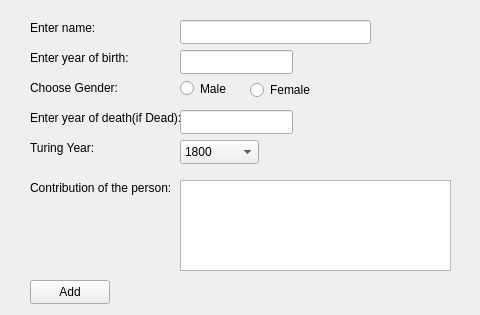
<?xml version="1.0" encoding="UTF-8"?>
<ui version="4.0">
 <class>PersonCreateMenu</class>
 <widget class="QWidget" name="PersonCreateMenu">
  <property name="geometry">
   <rect>
    <x>0</x>
    <y>0</y>
    <width>480</width>
    <height>315</height>
   </rect>
  </property>
  <property name="windowTitle">
   <string>Form</string>
  </property>
  <widget class="QLabel" name="l_EnterName">
   <property name="geometry">
    <rect>
     <x>30</x>
     <y>20</y>
     <width>101</width>
     <height>16</height>
    </rect>
   </property>
   <property name="text">
    <string>Enter name:</string>
   </property>
  </widget>
  <widget class="QLabel" name="l_EnterBirthYear">
   <property name="geometry">
    <rect>
     <x>30</x>
     <y>50</y>
     <width>121</width>
     <height>16</height>
    </rect>
   </property>
   <property name="text">
    <string>Enter year of birth:</string>
   </property>
  </widget>
  <widget class="QLabel" name="l_GenderPicker">
   <property name="geometry">
    <rect>
     <x>30</x>
     <y>80</y>
     <width>101</width>
     <height>16</height>
    </rect>
   </property>
   <property name="text">
    <string>Choose Gender:</string>
   </property>
  </widget>
  <widget class="QLineEdit" name="input_Name">
   <property name="geometry">
    <rect>
     <x>180</x>
     <y>20</y>
     <width>191</width>
     <height>24</height>
    </rect>
   </property>
  </widget>
  <widget class="QLabel" name="l_EnterDeathYear">
   <property name="geometry">
    <rect>
     <x>30</x>
     <y>110</y>
     <width>151</width>
     <height>16</height>
    </rect>
   </property>
   <property name="text">
    <string>Enter year of death(if Dead):</string>
   </property>
  </widget>
  <widget class="QLabel" name="l_Contribution">
   <property name="geometry">
    <rect>
     <x>30</x>
     <y>180</y>
     <width>141</width>
     <height>16</height>
    </rect>
   </property>
   <property name="text">
    <string>Contribution of the person:</string>
   </property>
  </widget>
  <widget class="QPlainTextEdit" name="input_Contribution">
   <property name="geometry">
    <rect>
     <x>180</x>
     <y>180</y>
     <width>271</width>
     <height>91</height>
    </rect>
   </property>
  </widget>
  <widget class="QLabel" name="l_TuringYear">
   <property name="geometry">
    <rect>
     <x>30</x>
     <y>140</y>
     <width>81</width>
     <height>16</height>
    </rect>
   </property>
   <property name="text">
    <string>Turing Year:</string>
   </property>
  </widget>
  <widget class="QComboBox" name="cB_TuringYear">
   <property name="geometry">
    <rect>
     <x>180</x>
     <y>140</y>
     <width>79</width>
     <height>24</height>
    </rect>
   </property>
   <item>
    <property name="text">
     <string>1800</string>
    </property>
   </item>
   <item>
    <property name="text">
     <string>1801</string>
    </property>
   </item>
   <item>
    <property name="text">
     <string>1802</string>
    </property>
   </item>
   <item>
    <property name="text">
     <string>1803</string>
    </property>
   </item>
   <item>
    <property name="text">
     <string>1804</string>
    </property>
   </item>
   <item>
    <property name="text">
     <string>1805</string>
    </property>
   </item>
   <item>
    <property name="text">
     <string>1806</string>
    </property>
   </item>
   <item>
    <property name="text">
     <string>1807</string>
    </property>
   </item>
   <item>
    <property name="text">
     <string>1808</string>
    </property>
   </item>
   <item>
    <property name="text">
     <string>1809</string>
    </property>
   </item>
   <item>
    <property name="text">
     <string>1810</string>
    </property>
   </item>
   <item>
    <property name="text">
     <string>1811</string>
    </property>
   </item>
   <item>
    <property name="text">
     <string>1812</string>
    </property>
   </item>
   <item>
    <property name="text">
     <string>1813</string>
    </property>
   </item>
   <item>
    <property name="text">
     <string>1814</string>
    </property>
   </item>
   <item>
    <property name="text">
     <string>1815</string>
    </property>
   </item>
   <item>
    <property name="text">
     <string>1816</string>
    </property>
   </item>
   <item>
    <property name="text">
     <string>1817</string>
    </property>
   </item>
   <item>
    <property name="text">
     <string>1818</string>
    </property>
   </item>
   <item>
    <property name="text">
     <string>1819</string>
    </property>
   </item>
   <item>
    <property name="text">
     <string>1820</string>
    </property>
   </item>
   <item>
    <property name="text">
     <string>1821</string>
    </property>
   </item>
   <item>
    <property name="text">
     <string>1822</string>
    </property>
   </item>
   <item>
    <property name="text">
     <string>1823</string>
    </property>
   </item>
   <item>
    <property name="text">
     <string>1824</string>
    </property>
   </item>
   <item>
    <property name="text">
     <string>1825</string>
    </property>
   </item>
   <item>
    <property name="text">
     <string>1826</string>
    </property>
   </item>
   <item>
    <property name="text">
     <string>1827</string>
    </property>
   </item>
   <item>
    <property name="text">
     <string>1828</string>
    </property>
   </item>
   <item>
    <property name="text">
     <string>1829</string>
    </property>
   </item>
   <item>
    <property name="text">
     <string>1830</string>
    </property>
   </item>
   <item>
    <property name="text">
     <string>1831</string>
    </property>
   </item>
   <item>
    <property name="text">
     <string>1832</string>
    </property>
   </item>
   <item>
    <property name="text">
     <string>1833</string>
    </property>
   </item>
   <item>
    <property name="text">
     <string>1834</string>
    </property>
   </item>
   <item>
    <property name="text">
     <string>1835</string>
    </property>
   </item>
   <item>
    <property name="text">
     <string>1836</string>
    </property>
   </item>
   <item>
    <property name="text">
     <string>1837</string>
    </property>
   </item>
   <item>
    <property name="text">
     <string>1838</string>
    </property>
   </item>
   <item>
    <property name="text">
     <string>1839</string>
    </property>
   </item>
   <item>
    <property name="text">
     <string>1840</string>
    </property>
   </item>
   <item>
    <property name="text">
     <string>1841</string>
    </property>
   </item>
   <item>
    <property name="text">
     <string>1842</string>
    </property>
   </item>
   <item>
    <property name="text">
     <string>1843</string>
    </property>
   </item>
   <item>
    <property name="text">
     <string>1844</string>
    </property>
   </item>
   <item>
    <property name="text">
     <string>1845</string>
    </property>
   </item>
   <item>
    <property name="text">
     <string>1846</string>
    </property>
   </item>
   <item>
    <property name="text">
     <string>1847</string>
    </property>
   </item>
   <item>
    <property name="text">
     <string>1848</string>
    </property>
   </item>
   <item>
    <property name="text">
     <string>1849</string>
    </property>
   </item>
   <item>
    <property name="text">
     <string>1850</string>
    </property>
   </item>
   <item>
    <property name="text">
     <string>1851</string>
    </property>
   </item>
   <item>
    <property name="text">
     <string>1852</string>
    </property>
   </item>
   <item>
    <property name="text">
     <string>1853</string>
    </property>
   </item>
   <item>
    <property name="text">
     <string>1854</string>
    </property>
   </item>
   <item>
    <property name="text">
     <string>1855</string>
    </property>
   </item>
   <item>
    <property name="text">
     <string>1856</string>
    </property>
   </item>
   <item>
    <property name="text">
     <string>1857</string>
    </property>
   </item>
   <item>
    <property name="text">
     <string>1858</string>
    </property>
   </item>
   <item>
    <property name="text">
     <string>1859</string>
    </property>
   </item>
   <item>
    <property name="text">
     <string>1860</string>
    </property>
   </item>
   <item>
    <property name="text">
     <string>1861</string>
    </property>
   </item>
   <item>
    <property name="text">
     <string>1862</string>
    </property>
   </item>
   <item>
    <property name="text">
     <string>1863</string>
    </property>
   </item>
   <item>
    <property name="text">
     <string>1864</string>
    </property>
   </item>
   <item>
    <property name="text">
     <string>1865</string>
    </property>
   </item>
   <item>
    <property name="text">
     <string>1866</string>
    </property>
   </item>
   <item>
    <property name="text">
     <string>1867</string>
    </property>
   </item>
   <item>
    <property name="text">
     <string>1868</string>
    </property>
   </item>
   <item>
    <property name="text">
     <string>1869</string>
    </property>
   </item>
   <item>
    <property name="text">
     <string>1870</string>
    </property>
   </item>
   <item>
    <property name="text">
     <string>1871</string>
    </property>
   </item>
   <item>
    <property name="text">
     <string>1872</string>
    </property>
   </item>
   <item>
    <property name="text">
     <string>1873</string>
    </property>
   </item>
   <item>
    <property name="text">
     <string>1874</string>
    </property>
   </item>
   <item>
    <property name="text">
     <string>1875</string>
    </property>
   </item>
   <item>
    <property name="text">
     <string>1876</string>
    </property>
   </item>
   <item>
    <property name="text">
     <string>1877</string>
    </property>
   </item>
   <item>
    <property name="text">
     <string>1878</string>
    </property>
   </item>
   <item>
    <property name="text">
     <string>1879</string>
    </property>
   </item>
   <item>
    <property name="text">
     <string>1880</string>
    </property>
   </item>
   <item>
    <property name="text">
     <string>1881</string>
    </property>
   </item>
   <item>
    <property name="text">
     <string>1882</string>
    </property>
   </item>
   <item>
    <property name="text">
     <string>1883</string>
    </property>
   </item>
   <item>
    <property name="text">
     <string>1884</string>
    </property>
   </item>
   <item>
    <property name="text">
     <string>1885</string>
    </property>
   </item>
   <item>
    <property name="text">
     <string>1886</string>
    </property>
   </item>
   <item>
    <property name="text">
     <string>1887</string>
    </property>
   </item>
   <item>
    <property name="text">
     <string>1888</string>
    </property>
   </item>
   <item>
    <property name="text">
     <string>1889</string>
    </property>
   </item>
   <item>
    <property name="text">
     <string>1890</string>
    </property>
   </item>
   <item>
    <property name="text">
     <string>1891</string>
    </property>
   </item>
   <item>
    <property name="text">
     <string>1892</string>
    </property>
   </item>
   <item>
    <property name="text">
     <string>1893</string>
    </property>
   </item>
   <item>
    <property name="text">
     <string>1894</string>
    </property>
   </item>
   <item>
    <property name="text">
     <string>1895</string>
    </property>
   </item>
   <item>
    <property name="text">
     <string>1896</string>
    </property>
   </item>
   <item>
    <property name="text">
     <string>1897</string>
    </property>
   </item>
   <item>
    <property name="text">
     <string>1898</string>
    </property>
   </item>
   <item>
    <property name="text">
     <string>1899</string>
    </property>
   </item>
   <item>
    <property name="text">
     <string>1900</string>
    </property>
   </item>
   <item>
    <property name="text">
     <string>1901</string>
    </property>
   </item>
   <item>
    <property name="text">
     <string>1902</string>
    </property>
   </item>
   <item>
    <property name="text">
     <string>1903</string>
    </property>
   </item>
   <item>
    <property name="text">
     <string>1904</string>
    </property>
   </item>
   <item>
    <property name="text">
     <string>1905</string>
    </property>
   </item>
   <item>
    <property name="text">
     <string>1906</string>
    </property>
   </item>
   <item>
    <property name="text">
     <string>1907</string>
    </property>
   </item>
   <item>
    <property name="text">
     <string>1908</string>
    </property>
   </item>
   <item>
    <property name="text">
     <string>1909</string>
    </property>
   </item>
   <item>
    <property name="text">
     <string>1910</string>
    </property>
   </item>
   <item>
    <property name="text">
     <string>1911</string>
    </property>
   </item>
   <item>
    <property name="text">
     <string>1912</string>
    </property>
   </item>
   <item>
    <property name="text">
     <string>1913</string>
    </property>
   </item>
   <item>
    <property name="text">
     <string>1914</string>
    </property>
   </item>
   <item>
    <property name="text">
     <string>1915</string>
    </property>
   </item>
   <item>
    <property name="text">
     <string>1916</string>
    </property>
   </item>
   <item>
    <property name="text">
     <string>1917</string>
    </property>
   </item>
   <item>
    <property name="text">
     <string>1918</string>
    </property>
   </item>
   <item>
    <property name="text">
     <string>1919</string>
    </property>
   </item>
   <item>
    <property name="text">
     <string>1920</string>
    </property>
   </item>
   <item>
    <property name="text">
     <string>1921</string>
    </property>
   </item>
   <item>
    <property name="text">
     <string>1922</string>
    </property>
   </item>
   <item>
    <property name="text">
     <string>1923</string>
    </property>
   </item>
   <item>
    <property name="text">
     <string>1924</string>
    </property>
   </item>
   <item>
    <property name="text">
     <string>1925</string>
    </property>
   </item>
   <item>
    <property name="text">
     <string>1926</string>
    </property>
   </item>
   <item>
    <property name="text">
     <string>1927</string>
    </property>
   </item>
   <item>
    <property name="text">
     <string>1928</string>
    </property>
   </item>
   <item>
    <property name="text">
     <string>1929</string>
    </property>
   </item>
   <item>
    <property name="text">
     <string>1930</string>
    </property>
   </item>
   <item>
    <property name="text">
     <string>1931</string>
    </property>
   </item>
   <item>
    <property name="text">
     <string>1932</string>
    </property>
   </item>
   <item>
    <property name="text">
     <string>1933</string>
    </property>
   </item>
   <item>
    <property name="text">
     <string>1934</string>
    </property>
   </item>
   <item>
    <property name="text">
     <string>1935</string>
    </property>
   </item>
   <item>
    <property name="text">
     <string>1936</string>
    </property>
   </item>
   <item>
    <property name="text">
     <string>1937</string>
    </property>
   </item>
   <item>
    <property name="text">
     <string>1938</string>
    </property>
   </item>
   <item>
    <property name="text">
     <string>1939</string>
    </property>
   </item>
   <item>
    <property name="text">
     <string>1940</string>
    </property>
   </item>
   <item>
    <property name="text">
     <string>1941</string>
    </property>
   </item>
   <item>
    <property name="text">
     <string>1942</string>
    </property>
   </item>
   <item>
    <property name="text">
     <string>1943</string>
    </property>
   </item>
   <item>
    <property name="text">
     <string>1944</string>
    </property>
   </item>
   <item>
    <property name="text">
     <string>1945</string>
    </property>
   </item>
   <item>
    <property name="text">
     <string>1946</string>
    </property>
   </item>
   <item>
    <property name="text">
     <string>1947</string>
    </property>
   </item>
   <item>
    <property name="text">
     <string>1948</string>
    </property>
   </item>
   <item>
    <property name="text">
     <string>1949</string>
    </property>
   </item>
   <item>
    <property name="text">
     <string>1950</string>
    </property>
   </item>
   <item>
    <property name="text">
     <string>1951</string>
    </property>
   </item>
   <item>
    <property name="text">
     <string>1952</string>
    </property>
   </item>
   <item>
    <property name="text">
     <string>1953</string>
    </property>
   </item>
   <item>
    <property name="text">
     <string>1954</string>
    </property>
   </item>
   <item>
    <property name="text">
     <string>1955</string>
    </property>
   </item>
   <item>
    <property name="text">
     <string>1956</string>
    </property>
   </item>
   <item>
    <property name="text">
     <string>1957</string>
    </property>
   </item>
   <item>
    <property name="text">
     <string>1958</string>
    </property>
   </item>
   <item>
    <property name="text">
     <string>1959</string>
    </property>
   </item>
   <item>
    <property name="text">
     <string>1960</string>
    </property>
   </item>
   <item>
    <property name="text">
     <string>1961</string>
    </property>
   </item>
   <item>
    <property name="text">
     <string>1962</string>
    </property>
   </item>
   <item>
    <property name="text">
     <string>1963</string>
    </property>
   </item>
   <item>
    <property name="text">
     <string>1964</string>
    </property>
   </item>
   <item>
    <property name="text">
     <string>1965</string>
    </property>
   </item>
   <item>
    <property name="text">
     <string>1966</string>
    </property>
   </item>
   <item>
    <property name="text">
     <string>1967</string>
    </property>
   </item>
   <item>
    <property name="text">
     <string>1968</string>
    </property>
   </item>
   <item>
    <property name="text">
     <string>1969</string>
    </property>
   </item>
   <item>
    <property name="text">
     <string>1970</string>
    </property>
   </item>
   <item>
    <property name="text">
     <string>1971</string>
    </property>
   </item>
   <item>
    <property name="text">
     <string>1972</string>
    </property>
   </item>
   <item>
    <property name="text">
     <string>1973</string>
    </property>
   </item>
   <item>
    <property name="text">
     <string>1974</string>
    </property>
   </item>
   <item>
    <property name="text">
     <string>1975</string>
    </property>
   </item>
   <item>
    <property name="text">
     <string>1976</string>
    </property>
   </item>
   <item>
    <property name="text">
     <string>1977</string>
    </property>
   </item>
   <item>
    <property name="text">
     <string>1979</string>
    </property>
   </item>
   <item>
    <property name="text">
     <string>1980</string>
    </property>
   </item>
   <item>
    <property name="text">
     <string>1981</string>
    </property>
   </item>
   <item>
    <property name="text">
     <string>1982</string>
    </property>
   </item>
   <item>
    <property name="text">
     <string>1983</string>
    </property>
   </item>
   <item>
    <property name="text">
     <string>1984</string>
    </property>
   </item>
   <item>
    <property name="text">
     <string>1985</string>
    </property>
   </item>
   <item>
    <property name="text">
     <string>1986</string>
    </property>
   </item>
   <item>
    <property name="text">
     <string>1987</string>
    </property>
   </item>
   <item>
    <property name="text">
     <string>1988</string>
    </property>
   </item>
   <item>
    <property name="text">
     <string>1989</string>
    </property>
   </item>
   <item>
    <property name="text">
     <string>1990</string>
    </property>
   </item>
   <item>
    <property name="text">
     <string>1991</string>
    </property>
   </item>
   <item>
    <property name="text">
     <string>1992</string>
    </property>
   </item>
   <item>
    <property name="text">
     <string>1993</string>
    </property>
   </item>
   <item>
    <property name="text">
     <string>1994</string>
    </property>
   </item>
   <item>
    <property name="text">
     <string>1995</string>
    </property>
   </item>
   <item>
    <property name="text">
     <string>1996</string>
    </property>
   </item>
   <item>
    <property name="text">
     <string>1997</string>
    </property>
   </item>
   <item>
    <property name="text">
     <string>1998</string>
    </property>
   </item>
   <item>
    <property name="text">
     <string>1999</string>
    </property>
   </item>
   <item>
    <property name="text">
     <string>2000</string>
    </property>
   </item>
   <item>
    <property name="text">
     <string>2001</string>
    </property>
   </item>
   <item>
    <property name="text">
     <string>2002</string>
    </property>
   </item>
   <item>
    <property name="text">
     <string>2003</string>
    </property>
   </item>
   <item>
    <property name="text">
     <string>2004</string>
    </property>
   </item>
   <item>
    <property name="text">
     <string>2005</string>
    </property>
   </item>
   <item>
    <property name="text">
     <string>2006</string>
    </property>
   </item>
   <item>
    <property name="text">
     <string>2007</string>
    </property>
   </item>
   <item>
    <property name="text">
     <string>2008</string>
    </property>
   </item>
   <item>
    <property name="text">
     <string>2009</string>
    </property>
   </item>
   <item>
    <property name="text">
     <string>2010</string>
    </property>
   </item>
   <item>
    <property name="text">
     <string>2011</string>
    </property>
   </item>
   <item>
    <property name="text">
     <string>2012</string>
    </property>
   </item>
   <item>
    <property name="text">
     <string>2013</string>
    </property>
   </item>
   <item>
    <property name="text">
     <string>2014</string>
    </property>
   </item>
   <item>
    <property name="text">
     <string>2015</string>
    </property>
   </item>
   <item>
    <property name="text">
     <string>2016</string>
    </property>
   </item>
   <item>
    <property name="text">
     <string/>
    </property>
   </item>
  </widget>
  <widget class="QPushButton" name="pBAddPerson">
   <property name="geometry">
    <rect>
     <x>30</x>
     <y>280</y>
     <width>80</width>
     <height>24</height>
    </rect>
   </property>
   <property name="text">
    <string>Add</string>
   </property>
  </widget>
  <widget class="QLineEdit" name="input_YearBorn">
   <property name="geometry">
    <rect>
     <x>180</x>
     <y>50</y>
     <width>113</width>
     <height>24</height>
    </rect>
   </property>
  </widget>
  <widget class="QLineEdit" name="input_YearDeath">
   <property name="geometry">
    <rect>
     <x>180</x>
     <y>110</y>
     <width>113</width>
     <height>24</height>
    </rect>
   </property>
  </widget>
  <widget class="QRadioButton" name="rBMale">
   <property name="geometry">
    <rect>
     <x>180</x>
     <y>80</y>
     <width>71</width>
     <height>17</height>
    </rect>
   </property>
   <property name="text">
    <string>Male</string>
   </property>
  </widget>
  <widget class="QRadioButton" name="rBFemale">
   <property name="geometry">
    <rect>
     <x>250</x>
     <y>80</y>
     <width>111</width>
     <height>20</height>
    </rect>
   </property>
   <property name="text">
    <string>Female</string>
   </property>
  </widget>
 </widget>
 <resources/>
 <connections/>
</ui>
